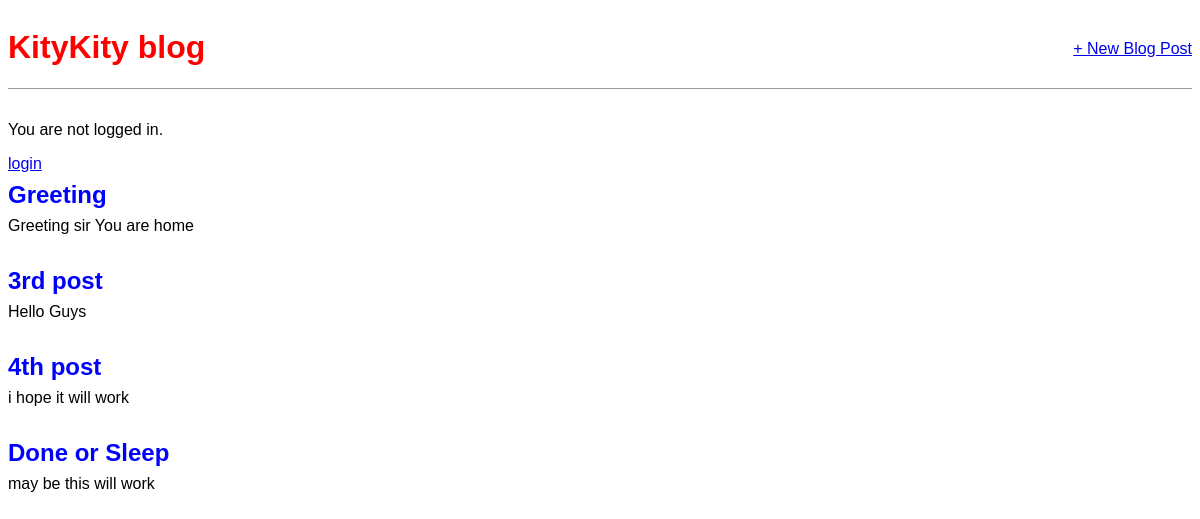
The page / on the database its author committed.
### blog/models.py (models this page shows, shortened)
class Post(models.Model):
  title=models.CharField(max_length=200)
  author=models.ForeignKey('auth.User',on_delete=models.CASCADE,)
  body=models.TextField()

### blog/views.py (the view)
# urls.py: path('', BlogListView.as_view(),name='home'),
class BlogListView(ListView):
  model=Post
  template_name= 'home.html'

### templates/home.html
{%extends 'base.html'%}
{%block content%}
{%for post in object_list%}
  <div class="post-entry">
    <h2><a href="{%url 'post_detail' post.pk%}">{{post.title}}</a></h2>
    <p>{{post.body}}</p>
  </div>
{%endfor%}
{%endblock content%}

### static/css/base.css (style rules this page uses)
body { font-family: 'Source Sans Pro',sans-serif; }
.post-entry { margin-bottom: 2rem; }
.post-entry h2 { margin: 0.5rem 0; }
.post-entry h2 a, .post-entry h2 a:visited { color: blue; text-decoration: none; }
.post-entry p { margin:0; font-weight: 400; }

### rows shown on the page
Post: title "Greeting", body "Greeting sir You are home"
Post: title "3rd post", body "Hello Guys"
Post: title "4th post", body "i hope it will work"
Post: title "Done or Sleep", body "may be this will work"
